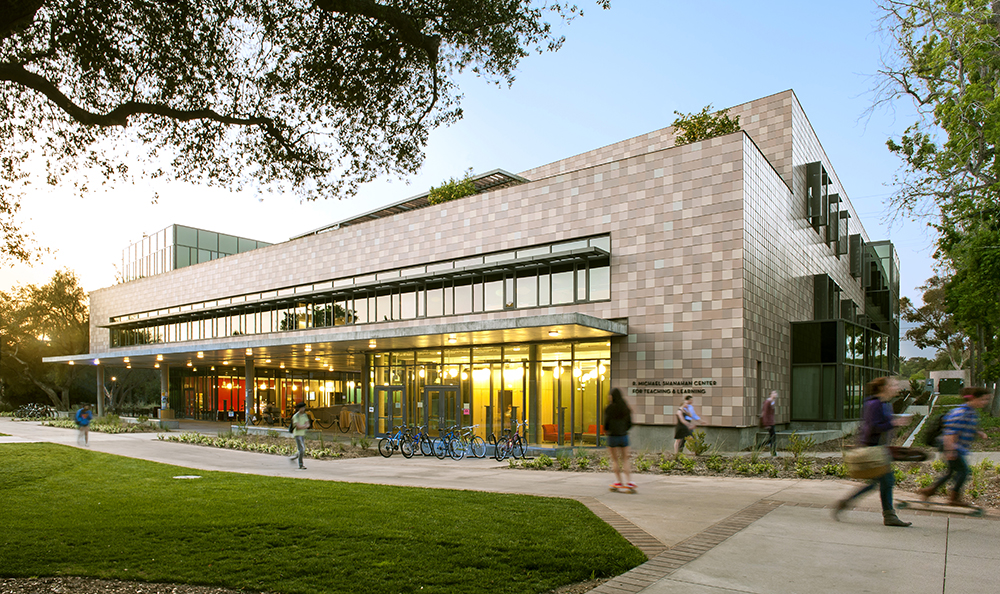
#> input picture 1 - Reading Images/example.jpg, 1000 x 594 px, given in place of the camera
$ python filter2.py
#> lines starting #> are read from the running program, lines starting #| are printed output that depends on the picture; after the words box and inside, x2 and y2 are one past the last pixel; in counts of white or black regions, pixels touching at a corner belong together
import cv2
import numpy as np

#This file is the same as filter 1, but demonsrates various blurs to help get rid of noise

cap = cv2.VideoCapture(0) #capture the webcam

while True:
    _, frame = cap.read()
#> frame is the input picture: shape (594, 1000, 3); mean B, G, R 119.1, 140.9, 140.6
    hsv = cv2.cvtColor(frame, cv2.COLOR_BGR2HSV)
#> hsv: shape (594, 1000, 3); mean H, S, V 41.6, 101.9, 152.2

    #hsv = hue saturation value
    #here we set threshold values for the color of interest

    lower_color = np.array([20,70,100])
    upper_color = np.array([100,255,255])

    #now we will set a mask for the color
    mask = cv2.inRange(hsv, lower_color, upper_color)
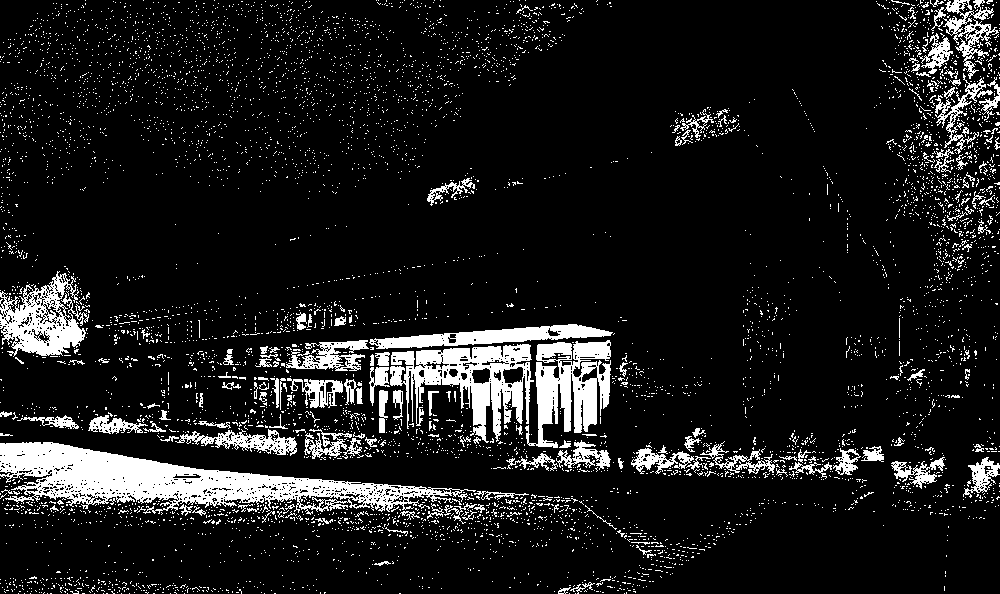
#> mask: shape (594, 1000); 10.8% white; 6328 white regions (6165 under 20 px), largest, box (x1, y1, x2, y2) and area: (0, 442, 476, 515) 13714, (390, 344, 534, 443) 6185, (525, 340, 611, 448) 4958
    res = cv2.bitwise_and(frame, frame, mask = mask) #masks the color on top of frame
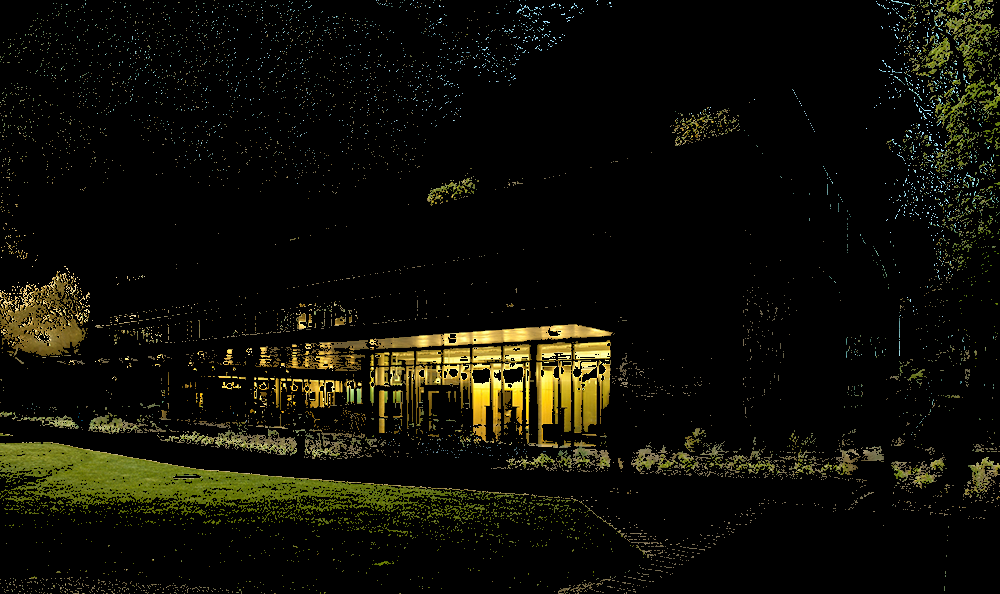
#> res: shape (594, 1000, 3); mean B, G, R 6.3, 14.4, 14.9

    #first is an average blur
    kernal = np.ones((15,15), np.float32)/(15*15)
    smoothed = cv2.filter2D(res, -1, kernal)
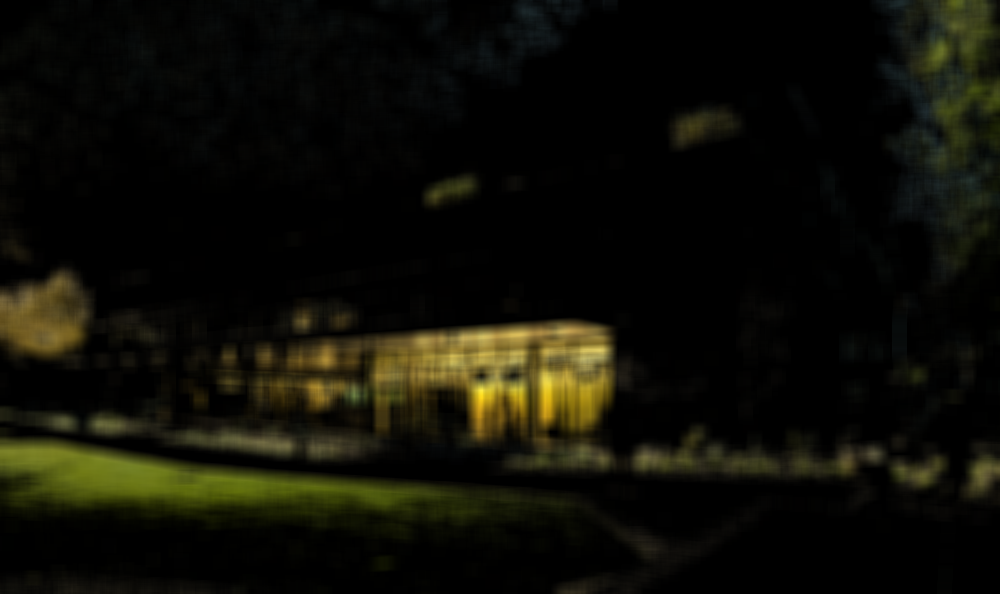
#> smoothed: shape (594, 1000, 3); mean B, G, R 6.3, 14.4, 14.9

    blur = cv2.GaussianBlur(res, (15,15), 0)
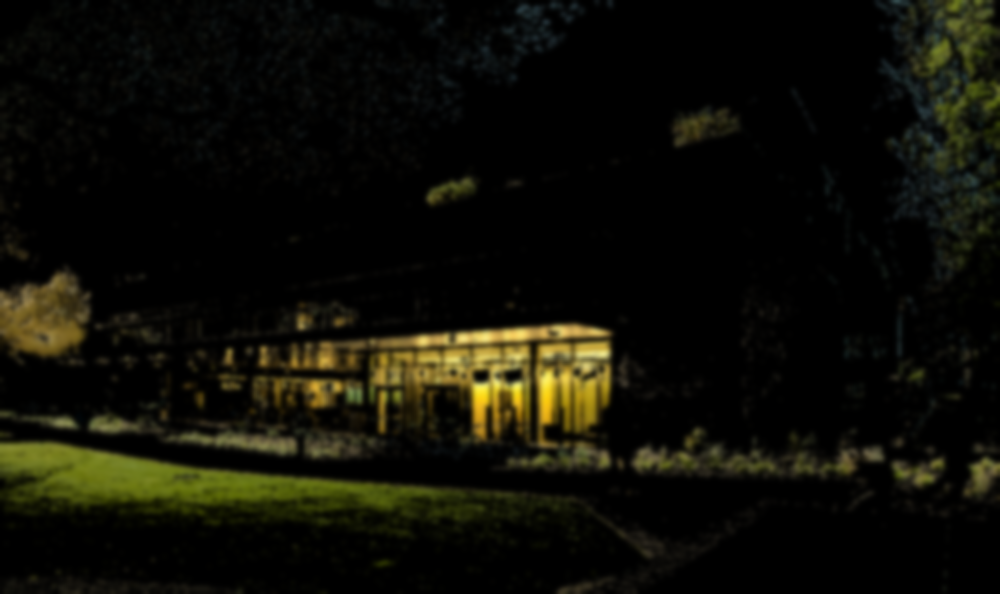
#> blur: shape (594, 1000, 3); mean B, G, R 6.3, 14.4, 14.9
    median = cv2.medianBlur(res, 15)
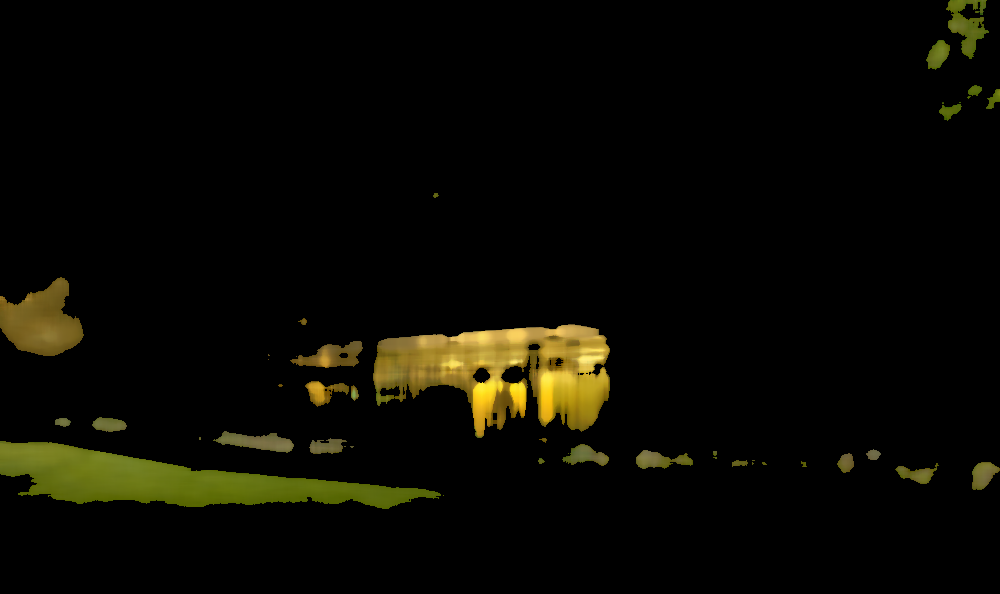
#> median: shape (594, 1000, 3); mean B, G, R 2.4, 9.1, 9.9
    bilateral = cv2.bilateralFilter(res, 15, 75, 75)


    #show all the windows
    cv2.imshow('frame', frame)
    #cv2.imshow('mask', mask)
    cv2.imshow('result', res)

    cv2.imshow('blur', blur)
    cv2.imshow('median', median)
    cv2.imshow('bilateral', bilateral)

    if cv2.waitKey (5) & 0xFF == ord('q'):
#> (key q is pressed here)
        break


cv2.destroyAllWindows()
cap.release()
